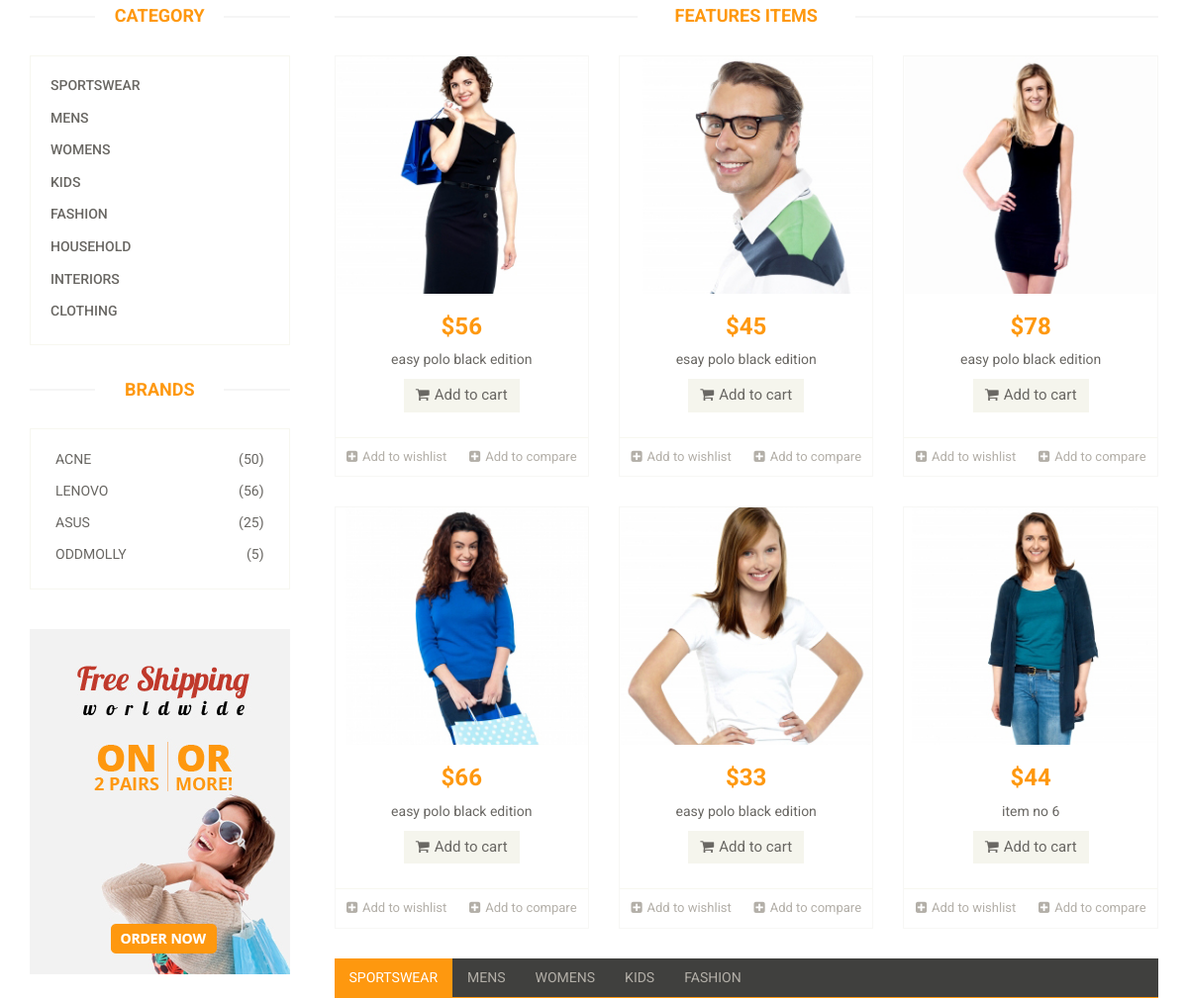
The app's page / (middle part), older data.
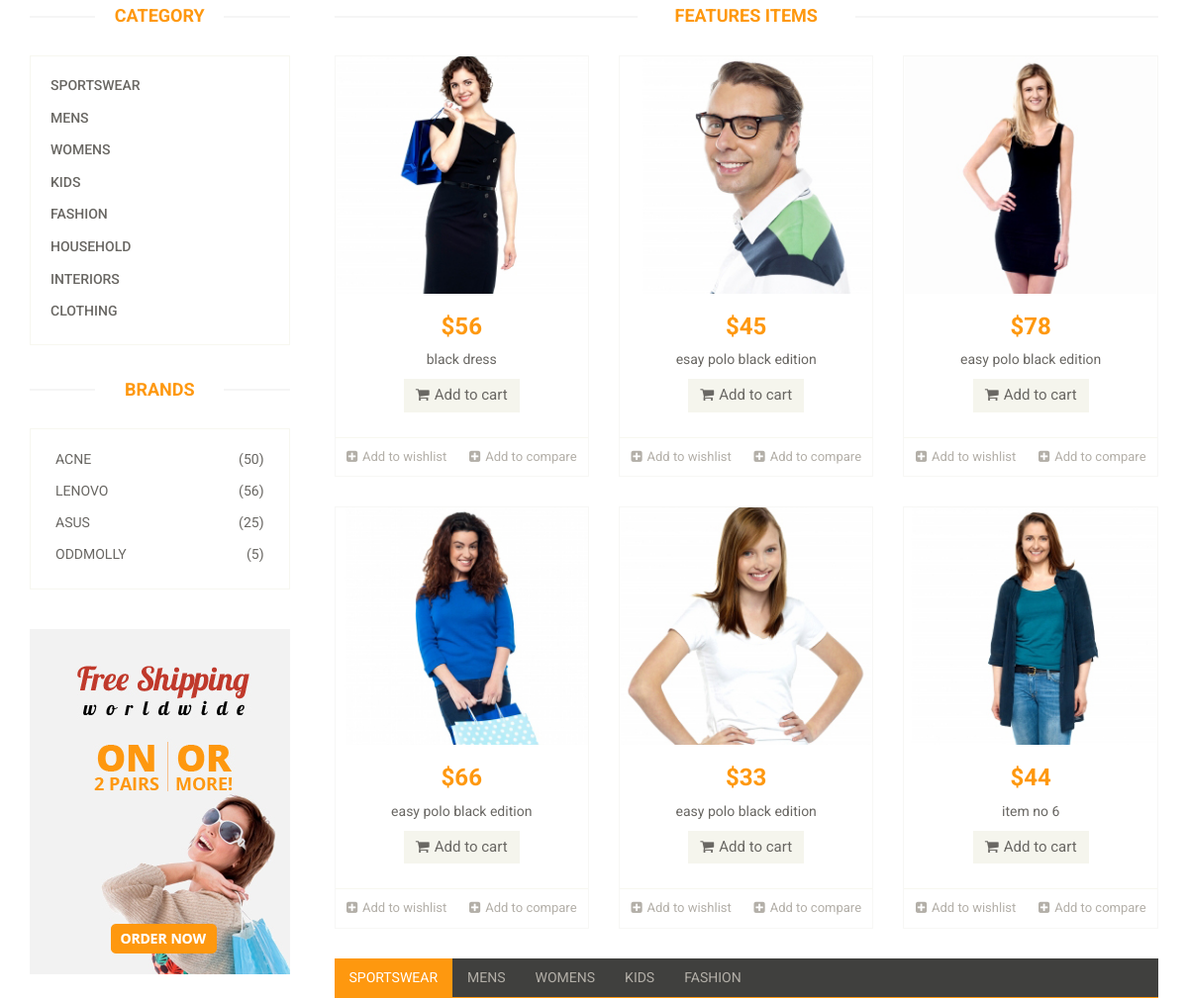
The same page, newer data.
### home/models.py (models this page shows, shortened)
class Product(models.Model):
    name = models.CharField(max_length=200)
    price = models.IntegerField()
    discounted_price = models.IntegerField(default=0)
    image = models.ImageField(upload_to='media')
    description = models.TextField(blank=True)
    specification = models.TextField(blank = True)
    category = models.ForeignKey(Category, on_delete = models.CASCADE)
    brand = models.ForeignKey(Brand,on_delete=models.CASCADE,related_name="products")
    stock = models.CharField(choices = STOCK , max_length=50)
    labels = models.CharField(choices = LABELS , max_length=50 , blank=True)
    slug = models.CharField(max_length= 500 , blank = True)
    published_date = models.DateTimeField(default=now,editable= False ,blank=True)

### home/views.py (the view)
# urls.py: path('', HomeView.as_view(), name='home'),
class HomeView(Base):
    def get(self,request):
        self.views['categories'] = Category.objects.all()
        self.views['brands'] = Brand.objects.all()
        self.views['sliders'] = Slider.objects.all()
        self.views['ads'] = Ad.objects.all()
        self.views['products'] = Product.objects.all().order_by("-published_date")
        self.product = list(Product.objects.filter(labels = "new"))
        random.shuffle(self.product)
        self.views['recommended_1'] = self.product
        random.shuffle(self.product)
        self.views['recommended_2'] = self.product
        return render(request,'index.html',self.views)

### templates/index.html (shortened to what this page needs)
{% extends 'base.html' %}
{%block content%}
{%load static%}
	<section id="slider">
	</section>
	<section>
		<div class="container">
			<div class="row">
				<div class="col-sm-3">
					<div class="left-sidebar">
						<h2>Category</h2>
						<div class="panel-group category-products" id="accordian">
							{%for cat in categories%}
							<div class="panel panel-default">
								<div class="panel-heading">
									<h4 class="panel-title"><a href="/category/{{cat.slug}}">{{cat.name}}</a></h4>
								</div>
							</div>
							{%endfor%}
						</div>
						<div class="brands_products">
							<h2>Brands</h2>
							<div class="brands-name">
								<ul class="nav nav-pills nav-stacked">
									{%for brand in brands %}
									<li><a href="/brand/{{brand.slug}}"> <span class="pull-right">({{brand.numbers_of_products}}) </span>{{brand.name}}</a></li>
									{%endfor%}
								</ul>
							</div>
						</div>
						<div class="shipping text-center">
							<img src="{%static 'images/home/shipping.jpg' %}" alt="" />
						</div>
					</div>
				</div>
				<div class="col-sm-9 padding-right">
					<div class="features_items">
						<h2 class="title text-center">Features Items</h2>
						{%for product in products%}
						{%if product.labels == "hot" %}
						<div class="col-sm-4">
							<div class="product-image-wrapper">
								<div class="single-products">
										<a href="/product/{{product.slug}}">
										<div class="productinfo text-center">
											<img src="{{product.image.url}}" alt="" style="height:30vh"/>
											<h2>${{product.price}}</h2>
											<p>{{product.name}}</p>
											<a href="/add_to_cart/{{product.slug}}" class="btn btn-default add-to-cart"><i class="fa fa-shopping-cart"></i>Add to cart</a>
										</div>
											</a>
								</div>
								<div class="choose">
									<ul class="nav nav-pills nav-justified">
										<li><a href="/add_to_wishlist/{{product.slug}}"><i class="fa fa-plus-square"></i>Add to wishlist</a></li>
										<li><a href="#"><i class="fa fa-plus-square"></i>Add to compare</a></li>
									</ul>
								</div>
							</div>
						</div>
						{%endif%}
						{%endfor%}
					</div>
					<div class="category-tab">
						<div class="col-sm-12">
							<ul class="nav nav-tabs">
								<li class="active"><a href="#Sportswear" data-toggle="tab">Sportswear</a></li>
								<li><a href="#Mens" data-toggle="tab">Mens</a></li>
								<li><a href="#Womens" data-toggle="tab">Womens</a></li>
								<li><a href="#kids" data-toggle="tab">Kids</a></li>
								<li><a href="#Fashion" data-toggle="tab">Fashion</a></li>
							</ul>
						</div>
					</div>
				</div>
			</div>
		</div>
	</section>
{%endblock%}

Row changes from the older to the newer data that the page shows:
changed Product: name "easy polo black edition" → "black dress"
